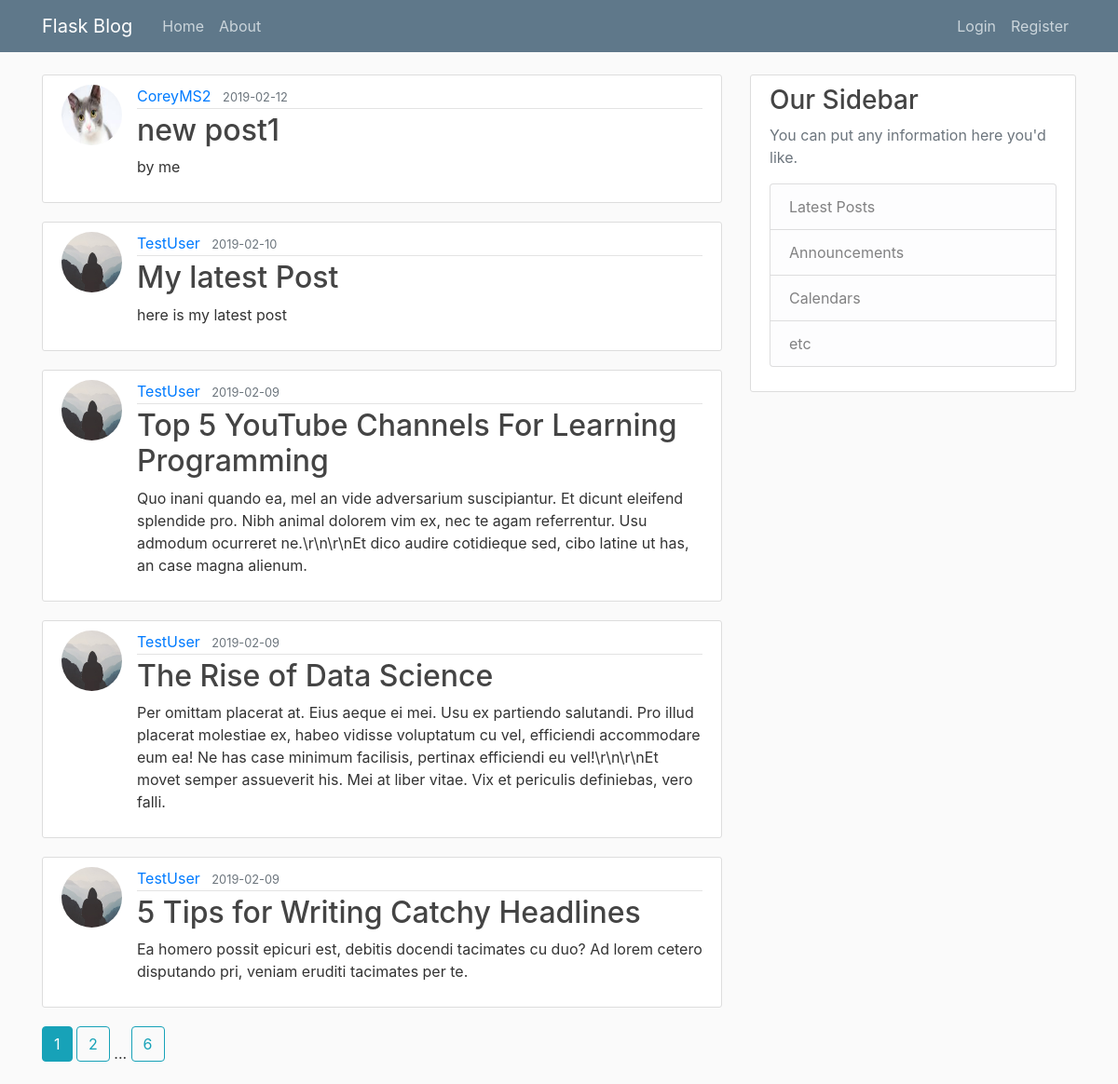
The page /home on the database its author committed.
### flaskblog/models.py (models this page shows, shortened)
class Post(db.Model):
    id = db.Column(db.Integer, primary_key=True)
    title = db.Column(db.String(100), nullable=False)
    date_posted = db.Column(db.DateTime, nullable=False, default=datetime.utcnow)
    content = db.Column(db.Text, nullable=False)
    user_id =db.Column(db.Integer, db.ForeignKey('user.id'), nullable=False)

class User(db.Model, UserMixin):
    id = db.Column(db.Integer, primary_key=True)
    username = db.Column(db.String(20), unique=True,)
    email = db.Column(db.String(120), unique=True, nullable=False)
    image_file = db.Column(db.String(20), nullable=False, default='default.jpg')
    password = db.Column(db.String(60), nullable=False)
    posts = db.relationship('Post', backref = 'author', lazy=True)

### flaskblog/main/routes.py (the view)
@main.route('/')
@main.route('/home')
def home():
    page = request.args.get('page', 1, type=int)
    posts = Post.query.order_by(Post.date_posted.desc()).paginate(page=page, per_page=5)
    return render_template("home.html", posts=posts)

### flaskblog/templates/home.html
{% extends 'layout.html' %}
{%block content%}
    {% for post in posts.items %}
        <article class="media content-section">
            <img class="rounded-circle article-img" src=" {{ url_for('static', filename='profile_pics/'+ post.author.image_file) }} " alt="">
            <div class="media-body">
              <div class="article-metadata">
                <a class="mr-2" href="{{ url_for('users.user_posts', username=post.author.username) }}">{{ post.author.username }}</a>
                <small class="text-muted">{{ post.date_posted.strftime('%Y-%m-%d') }}</small>
              </div>
              <h2><a class="article-title" href="{{ url_for('posts.post', post_id=post.id) }}">{{ post.title }}</a></h2>
              <p class="article-content">{{ post.content }}</p>
            </div>
        </article>
    {% endfor %}
    {% for page_num in posts.iter_pages(left_edge=1, right_edge=1, left_current=1, right_current=2) %}
        {% if page_num %}
            {% if posts.page == page_num %}
                <a class="btn btn-info mb-4" href="{{ url_for('main.home', page=page_num) }}">{{page_num}}</a>
            {% else %}
                <a class="btn btn-outline-info mb-4" href="{{ url_for('main.home', page=page_num) }}">{{page_num}}</a>
            {% endif %}
        {% else %}
            ...
        {% endif %}
    {% endfor %}
{% endblock %}

### flaskblog/templates/layout.html (shortened to what this page needs)
<!DOCTYPE html>
<html lang="en">
<head>
    <link rel="stylesheet" href="https://stackpath.bootstrapcdn.com/bootstrap/4.2.1/css/bootstrap.min.css">
    <link rel="stylesheet" type="text/css" href="{{ url_for('static', filename = 'main.css' ) }}" />
</head>
<body>
    <header class="site-header">
        <nav class="navbar navbar-expand-md navbar-dark bg-steel fixed-top">
            <div class="container">
            <a class="navbar-brand mr-4" href="{{ url_for('main.home') }}">Flask Blog</a>
            <div class="collapse navbar-collapse" id="navbarToggle">
                <div class="navbar-nav mr-auto">
                <a class="nav-item nav-link" href="{{ url_for('main.home') }}">Home</a>
                <a class="nav-item nav-link" href="{{ url_for('main.about') }}">About</a>
                </div>
                </div>
            <div class="navbar-nav">
                {% if current_user.is_authenticated %}
                    <a class="nav-item nav-link" href="{{ url_for('posts.new_post') }}">New post</a>
                    <a class="nav-item nav-link" href="{{ url_for('users.account') }}">Account</a>
                    <a class="nav-item nav-link" href="{{ url_for('users.logout') }}">Logout</a>
                {% else %}
                    <a class="nav-item nav-link" href="{{ url_for('users.login') }}">Login</a>
                    <a class="nav-item nav-link" href="{{ url_for('users.register') }}">Register</a>
                {% endif %}
                </div>
            </div>
        </nav>
    </header>
    <main role="main" class="container">
        <div class="row">
            <div class="col-md-8">
             {% block content %}{% endblock %}
            </div>
            <div class="col-md-4">
            <div class="content-section">
                <h3>Our Sidebar</h3>
                <p class='text-muted'>You can put any information here you'd like.
                <ul class="list-group">
                    <li class="list-group-item list-group-item-light">Latest Posts</li>
                    <li class="list-group-item list-group-item-light">Announcements</li>
                    <li class="list-group-item list-group-item-light">Calendars</li>
                    <li class="list-group-item list-group-item-light">etc</li>
                </ul>
                </p>
            </div>
            </div>
        </div>
    </main>
</body>
</html>

### flaskblog/static/main.css (style rules this page uses)
body { background: #fafafa; color: #333333; margin-top: 5rem; }
h1, h2, h3, h4, h5, h6 { color: #444444; }
.bg-steel { background-color: #5f788a; }
.site-header .navbar-nav .nav-link { color: #cbd5db; }
.content-section { background: #ffffff; padding: 10px 20px; border: 1px solid #dddddd; border-radius: 3px; margin-bottom: 20px; }
.article-title { color: #444444; }
.article-content { white-space: pre-line; }
.article-img { height: 65px; width: 65px; margin-right: 16px; }
.article-metadata { padding-bottom: 1px; margin-bottom: 4px; border-bottom: 1px solid #e3e3e3 }

### rows shown on the page
Post: image_file (picture), author.username "CoreyMS2", date_posted "2019-02-12", title "new post1", content "by me"
Post: image_file (placeholder picture), author.username "TestUser", date_posted "2019-02-10", title "My latest Post", content "here is my latest post"
Post: image_file (placeholder picture), author.username "TestUser", date_posted "2019-02-09", title "Top 5 YouTube Channels For Learning Programming", content "Quo inani quando ea, mel an vide adversarium suscipiantur. Et dicunt eleifend splendide pro. Nibh animal dolorem vim ex, nec te agam referrentur. Usu admodum ocurreret ne.\\r\\n\\r\\nEt dico audire cotidieque sed, cibo latine ut has, an case magna alienum."
Post: image_file (placeholder picture), author.username "TestUser", date_posted "2019-02-09", title "The Rise of Data Science", content "Per omittam placerat at. Eius aeque ei mei. Usu ex partiendo salutandi. Pro illud placerat molestiae ex, habeo vidisse voluptatum cu vel, efficiendi accommodare eum ea! Ne has case minimum facilisis, pertinax efficiendi eu vel!\\r\\n\\r\\nEt movet semper assueverit his. Mei at liber vitae. Vix et periculis definiebas, vero falli."
Post: image_file (placeholder picture), author.username "TestUser", date_posted "2019-02-09", title "5 Tips for Writing Catchy Headlines", content "Ea homero possit epicuri est, debitis docendi tacimates cu duo? Ad lorem cetero disputando pri, veniam eruditi tacimates per te."

### other values the page prints
{{ page_num }} "1"
{{ page_num }} "2" "6"
